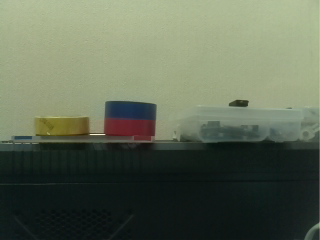
#> input picture python3/mask_sample.png, 320 x 240 px
$ python max_window.py   (older library calls are emulated)
#> lines starting #> are read from the running program, lines starting #| are printed output that depends on the picture
# -*- coding: utf-8 -*-
import cv2
import Tkinter as tk

import pyautogui as pgui
from ConfigParser import ConfigParser

TkRoot = tk.Tk()
WindowName = "show"

config = ConfigParser()
config.read('config.ini')

frame = cv2.imread("mask_sample.png")
#> frame is the input picture: shape (240, 320, 3); mean B, G, R 85.4, 105.1, 95.7

# ウィンドウをフルスクリーンに設定
cv2.namedWindow(WindowName,cv2.WINDOW_NORMAL)
cv2.setWindowProperty(WindowName, cv2.WND_PROP_FULLSCREEN, cv2.cv.CV_WINDOW_FULLSCREEN)

# ディスプレイサイズ取得
desplay_width = TkRoot.winfo_screenwidth()
desplay_height = TkRoot.winfo_screenheight()

# フレームをリサイズ
resize_frame = cv2.resize(frame, (desplay_width , desplay_height))
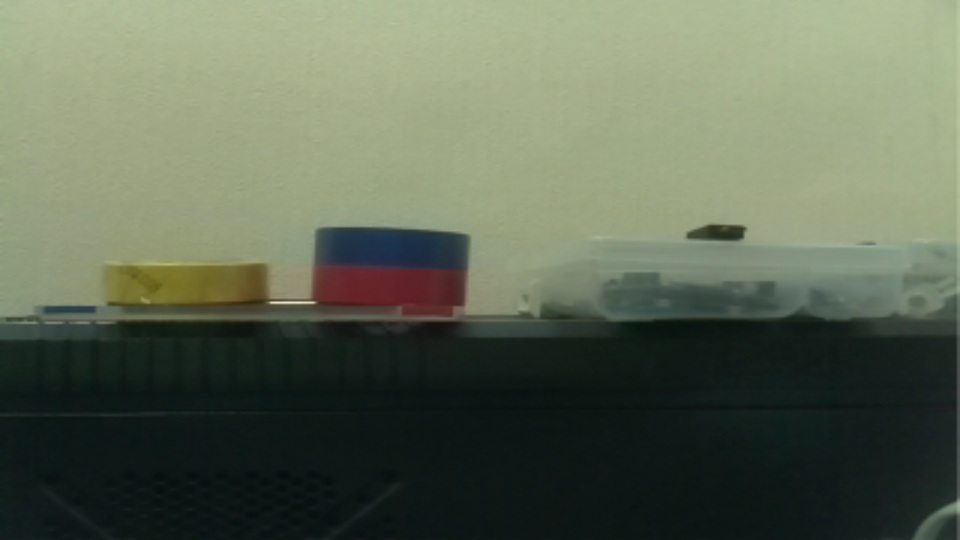
#> resize_frame: shape (1080, 1920, 3) (shown at 1/2 size); mean B, G, R 85.3, 105, 95.6

# 描画
cv2.imshow(WindowName, resize_frame)
key = cv2.waitKey(0)&0xff
#> (key Esc is pressed here)

hsv = cv2.cvtColor(resize_frame, cv2.COLOR_BGR2HSV)
#> hsv: shape (1080, 1920, 3); mean H, S, V 59.2, 73.6, 106

# マウス位置取得
#> (the run stopped early here; a loop or call above may not have finished)
